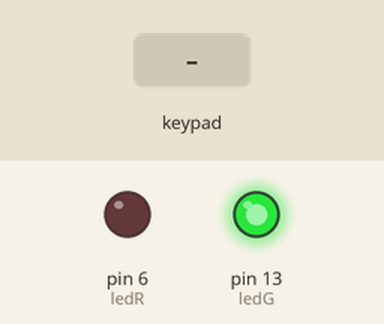
This sketch was run on a simulated Arduino Uno, built with avr-gcc and run on an emulated ATmega328P. On the bench: output pins drawn as LEDs (lit = HIGH). Dashed ring = blinking. The test bench sets the inputs (shaded band).

Above: at 1.2 s.
1.3 s: keypad keys 1 3 9 7 pressed 0.4 s apart
At 2.9 s:
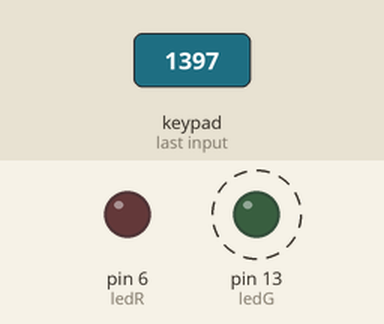
5.9 s: keypad keys 9 8 7 6 pressed 0.4 s apart
At 8.6 s:
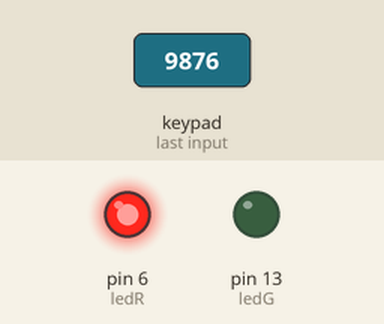
Timing chart, 0 to 14.6 s (numbered marks = the images above; inputs shaded):
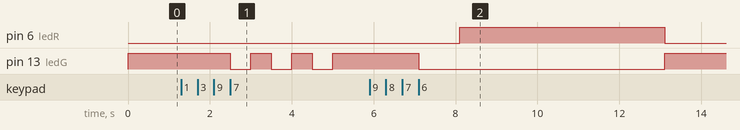

Measured:
- after the input at 1.3 s, pin 13 (ledG): alternates HIGH for 0.50 s and LOW for 0.50 s, starting after 1.2 s
- after the input at 5.9 s, pin 6 (ledR): LOW → HIGH after 2.2 s, → LOW 5.0 s later; pin 13 (ledG): HIGH → LOW after 1.2 s, → HIGH 6.0 s later

The sketch:

2.3.ino
```cpp
#include <Keypad.h>
const String correctPass = "9876";
const byte nRows = 4;
const byte nColumns = 4;
byte pRows[nRows] = {2, 3, 4, 5};
byte pColumns[nColumns] = {A0, A1, A2, A3};
char keys[nRows][nColumns] = {
  {'1','2','3','A'},
  {'4','5','6','B'},
  {'7','8','9','C'},
  {'*','0','#','D'}
};
Keypad keybd = Keypad(makeKeymap(keys), pRows, pColumns, nRows, nColumns);

int ledR = 6;
int ledG = 13;

char keyPressed = '\0';
int openBit = 0;
double mls;
String pass = "";

void setup() {
  Serial.begin(9600);
  pinMode(ledR, OUTPUT);
  digitalWrite(ledR, LOW);
  pinMode(ledG, OUTPUT);
  digitalWrite(ledG, HIGH);
}

void loop() {
  keyPressed = keybd.getKey();
  if (isDigit(keyPressed)) {
    pass += keyPressed;
  }
  if (pass.length() == 4) {
    if (pass.equals(correctPass)) {
      digitalWrite(ledG, LOW);
      delay(1000);
      digitalWrite(ledR, HIGH);
      openBit = 1;
      mls = millis();
    } else {
      for (int i = 0; i < 3; i++) {
        digitalWrite(ledG, LOW);
        delay(500);
        digitalWrite(ledG, HIGH);
        delay(500);
      }
    }
    pass = "";
  }
  if (openBit == 1) {
    if(millis() - mls >= 5000 || keybd.getKey() == 'C') {
      digitalWrite(ledR, LOW);
      digitalWrite(ledG, HIGH);
      openBit = 0;
    }
  }
}
```
